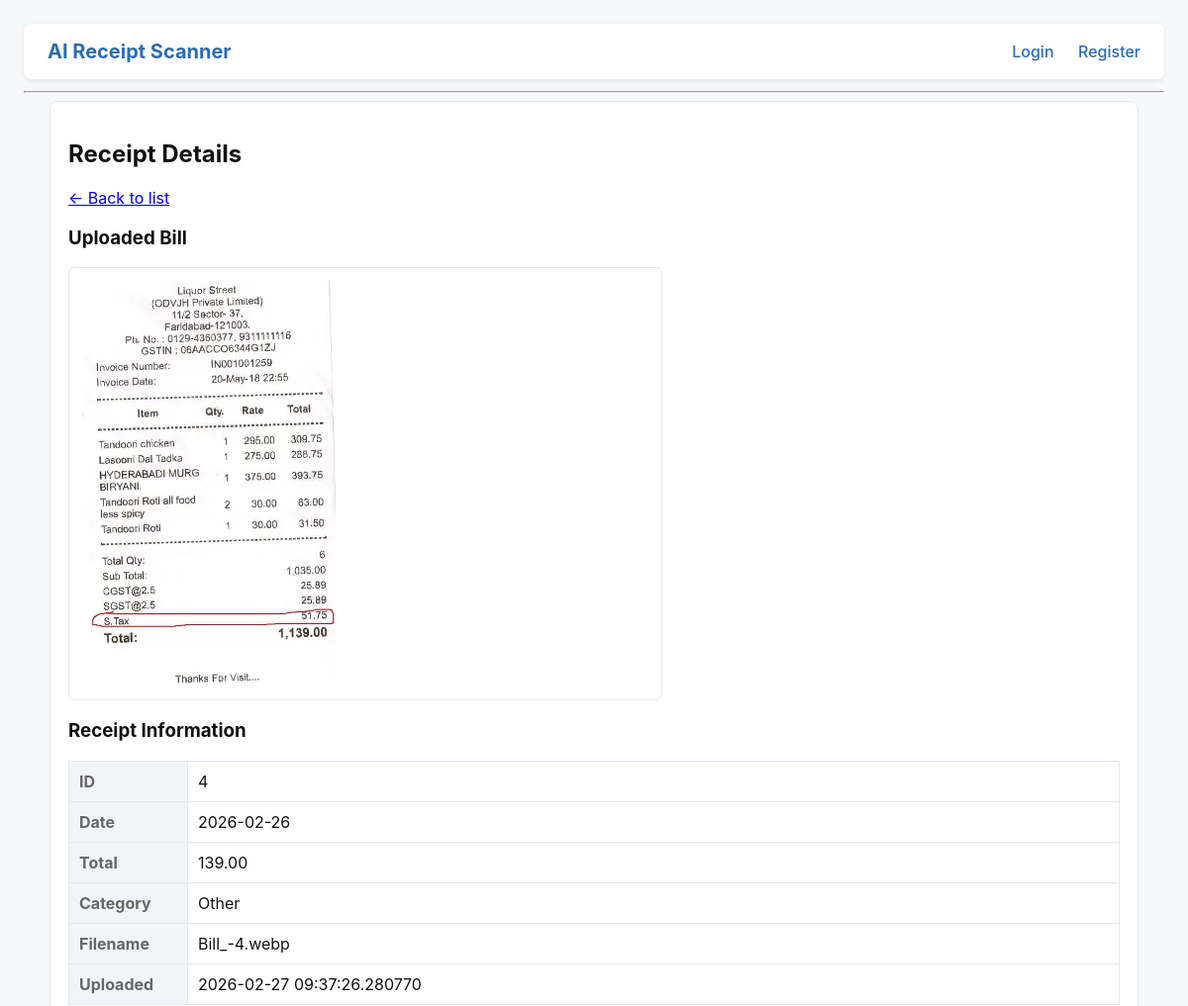
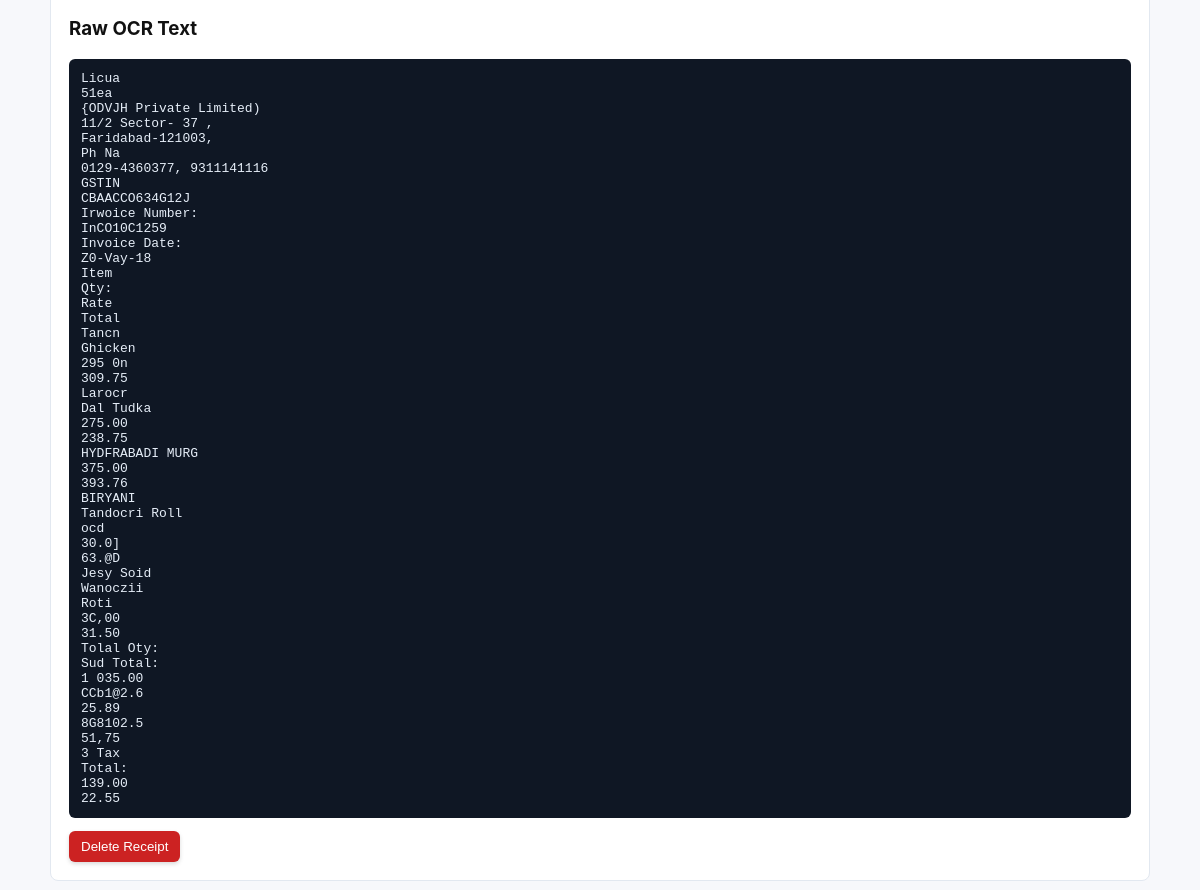
Screenshot of /receipt/4 (signed in) with the database file from the repository (2 pictures, top to bottom).
### app.py (models this page shows)
class Receipt(db.Model):
    id = db.Column(db.Integer, primary_key=True)
    user_id = db.Column(db.Integer, nullable=False)
    filename = db.Column(db.String(300), nullable=False)
    date = db.Column(db.String(50))
    total = db.Column(db.String(50))
    bill_category = db.Column(db.String(100))
    raw_text = db.Column(db.Text)
    created_at = db.Column(db.DateTime, default=datetime.utcnow)

### app.py (the view)
@app.route("/receipt/<int:rid>")
def receipt_view(rid):
    user = current_user()
    if not user:
        return redirect(url_for("login"))
    r = Receipt.query.get_or_404(rid)
    if r.user_id != user.id:
        return "Forbidden", 403
    return render_template("receipt.html", receipt=r)

### app.py (called while the page is built)
def current_user():
    uid = session.get("user_id")
    if not uid:
        return None
    return User.query.get(uid)

### templates/receipt.html
{% extends 'base.html' %}
{% block content %}
  <h2>Receipt Details</h2>
  <p><a href="{{ url_for('index') }}">← Back to list</a></p>
  <h3>Uploaded Bill</h3>
  {% if receipt.filename %}
    {% set ext = receipt.filename.split('.')[-1].lower() %}
    {% if ext in ['jpg', 'jpeg', 'png', 'gif', 'webp'] %}
      <div style="border:1px solid var(--border);padding:12px;border-radius:6px;max-width:600px">
        <img src="{{ url_for('uploaded_file', filename=receipt.filename) }}" alt="Receipt image" style="max-width:100%;height:auto;border-radius:4px">
      </div>
    {% elif ext == 'pdf' %}
      <p><a href="{{ url_for('uploaded_file', filename=receipt.filename) }}" class="btn" target="_blank">📄 View PDF</a></p>
    {% else %}
      <p><a href="{{ url_for('uploaded_file', filename=receipt.filename) }}" class="btn" target="_blank">📥 Download file</a></p>
    {% endif %}
  {% else %}
    <p><em>No file uploaded</em></p>
  {% endif %}
  <h3>Receipt Information</h3>
  <table class="details-table">
    <tr><th>ID</th><td>{{ receipt.id }}</td></tr>
    <tr><th>Date</th><td>{{ receipt.date }}</td></tr>
    <tr><th>Total</th><td>{{ receipt.total }}</td></tr>
    <tr><th>Category</th><td>{{ receipt.bill_category }}</td></tr>
    <tr><th>Filename</th><td>{{ receipt.filename }}</td></tr>
    <tr><th>Uploaded</th><td>{{ receipt.created_at }}</td></tr>
  </table>
  <h3>Raw OCR Text</h3>
  <pre>{{ receipt.raw_text or "[No text extracted]" }}</pre>
  <form method="post" action="{{ url_for('delete_receipt', rid=receipt.id) }}" onsubmit="return confirm('Delete this receipt?');">
    <button type="submit" class="btn" style="background:#c22; color:white;">Delete Receipt</button>
  </form>
{% endblock %}

### static/styles.css (style rules this page uses)
:root { --bg:#f7f8fb; --card:#ffffff; --accent:#2b6cb0; --muted:#666; --border:#e2e8f0; --success:#38a169; --error:#e53e3e; --warning:#d69e2e; --info:#3182ce; }
* { box-sizing:border-box }
body { font-family:Inter,Segoe UI,Arial,Helvetica,sans-serif; background:var(--bg); color:#111; margin:0; padding:24px; }
button, .btn, .action-link, .action-btn { position:relative;overflow:hidden;transition:.3s }
button { background:linear-gradient(135deg, #4f9eed 0%, #2b6cb0 100%);color:#fff;border:none;padding:8px 12px;border-radius:6px;cursor:pointer;box-shadow:0 2px 4px rgba(0,0,0,0.15); }
.btn { display:inline-block;background:linear-gradient(135deg, #4f9eed 0%, #2b6cb0 100%);color:#fff;text-decoration:none;padding:8px 12px;border-radius:6px;cursor:pointer;font-weight:500;box-shadow:0 2px 4px rgba(0,0,0,0.15) }
table { width:100%;border-collapse:collapse;margin-top:12px }
th,td { border:1px solid var(--border);padding:10px;text-align:left }
th { background:#f1f5f9;color:var(--muted) }
pre { background:#0f1724;color:#e6eef8;padding:12px;border-radius:6px;overflow:auto }
.details-table th { width:120px;background:#f1f5f9;color:var(--muted) }

### rows the page displays
Receipt: filename (picture), id "4", date "2026-02-26", total "139.00", bill_category "Other", filename "Bill_-4.webp", created_at "2026-02-27 09:37:26.280770", raw_text "Licua 51ea {ODVJH Private Limited) 11/2 Sector- 37 , Faridabad-121003, Ph Na 0129-4360377, 9311141116 GSTIN CBAACCO634G12J Irwoice Number: InCO10C1259 Invoice Date: Z0-Vay-18 Item Qty: Rate Total Tancn Ghicken 295 0n 309.75 Larocr Dal Tudka 275.00 238.75 HYDFRABADI MURG 375.00 393.76 BIRYANI Tandocri Roll ocd 30.0] 63.@D Jesy Soid Wanoczii Roti 3C,00 31.50 Tolal Oty: Sud Total: 1 035.00 CCb1@2.6 25.89 8G8102.5 51,75 3 Tax Total: 139.00 22.55"
